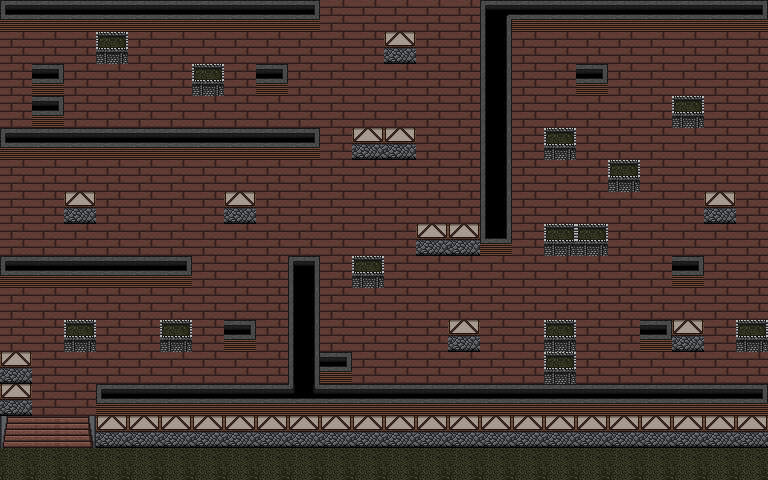

A 2D game scene composited from a Tiled map and its tileset images. What follows is a short description and the map's XML, with every tile layer's data as written:
An orthogonal 24x15 tile map with 32x32 px tiles, 3 tile layers (Background, Wall, entities).

<map version="1.5" tiledversion="1.7.2" orientation="orthogonal" renderorder="right-down" width="24" height="15" tilewidth="32" tileheight="32" infinite="0" nextlayerid="5" nextobjectid="1">
 <editorsettings>
  <export target="level1.lua" format="lua" />
 </editorsettings>
 <tileset firstgid="1" name="indoor" tilewidth="32" tileheight="32" tilecount="136" columns="8">
  <image source="../Buildings/SSCAPTileset/indoor.png" width="256" height="544" />
 </tileset>
 <layer id="1" name="Background" width="24" height="15">
  <data encoding="csv">
49,49,49,49,49,49,49,49,49,49,49,49,49,49,49,49,49,49,49,49,49,49,49,49,
49,49,49,49,49,49,49,49,49,49,49,49,49,49,49,49,49,49,49,49,49,49,49,49,
49,49,49,49,49,49,49,49,49,49,49,49,49,49,49,49,49,49,49,49,49,49,49,49,
49,49,49,49,49,49,49,49,49,49,49,49,49,49,49,49,49,49,49,49,49,49,49,49,
49,49,49,49,49,49,49,49,49,49,49,49,49,49,49,49,49,49,49,49,49,49,49,49,
49,49,49,49,49,49,49,49,49,49,49,49,49,49,49,49,49,49,49,49,49,49,49,49,
49,49,49,49,49,49,49,49,49,49,49,49,49,49,49,49,49,49,49,49,49,49,49,49,
49,49,49,49,49,49,49,49,49,49,49,49,49,49,49,49,49,49,49,49,49,49,49,49,
49,49,49,49,49,49,49,49,49,49,49,49,49,49,49,49,49,49,49,49,49,49,49,49,
49,49,49,49,49,49,49,49,49,49,49,49,49,49,49,49,49,49,49,49,49,49,49,49,
49,49,49,49,49,49,49,49,49,49,49,49,49,49,49,49,49,49,49,49,49,49,49,49,
49,49,49,49,49,49,49,49,49,49,49,49,49,49,49,49,49,49,49,49,49,49,49,49,
49,49,49,49,49,49,49,49,49,49,49,49,49,49,49,49,49,49,49,49,49,49,49,49,
50,51,52,49,49,49,49,49,49,49,49,49,49,49,49,49,49,49,49,49,49,49,49,49,
126,126,126,126,126,126,126,126,126,126,126,126,126,126,126,126,126,126,126,126,126,126,126,126
</data>
 </layer>
 <layer id="2" name="Wall" width="24" height="15">
  <data encoding="csv">
19,3,3,3,3,3,3,3,3,18,0,0,0,0,0,1,3,3,3,3,3,3,3,18,
0,0,0,0,0,0,0,0,0,0,0,0,0,0,0,9,0,0,0,0,0,0,0,0,
0,0,0,0,0,0,0,0,0,0,0,0,0,0,0,9,0,0,0,0,0,0,0,0,
0,0,0,0,0,0,0,0,0,0,0,0,0,0,0,9,0,0,0,0,0,0,0,0,
19,3,3,3,3,3,3,3,3,18,0,0,0,0,0,9,0,0,0,0,0,0,0,0,
0,0,0,0,0,0,0,0,0,0,0,0,0,0,0,9,0,0,0,0,0,0,0,0,
0,0,0,0,0,0,0,0,0,0,0,0,0,0,0,9,0,0,0,0,0,0,0,0,
0,0,0,0,0,0,0,0,0,0,0,0,0,0,0,10,0,0,0,0,0,0,0,0,
19,3,3,3,3,18,0,0,0,11,0,0,0,0,0,0,0,0,0,0,0,0,0,0,
0,0,0,0,0,0,0,0,0,9,0,0,0,0,0,0,0,0,0,0,0,0,0,0,
0,0,0,0,0,0,0,0,0,9,0,0,0,0,0,0,0,0,0,0,0,0,0,0,
0,0,0,0,0,0,0,0,0,9,0,0,0,0,0,0,0,0,0,0,0,0,0,0,
0,0,0,19,3,3,3,3,3,27,3,3,3,3,3,3,3,3,3,3,3,3,3,18,
0,0,0,36,36,36,36,36,36,36,36,36,36,36,36,36,36,36,36,36,36,36,36,36,
0,0,0,0,0,0,0,0,0,0,0,0,0,0,0,0,0,0,0,0,0,0,0,0
</data>
 </layer>
 <layer id="4" name="entities" width="24" height="15">
  <data encoding="csv">
0,0,0,0,0,0,0,0,0,0,0,0,0,0,0,0,0,0,0,0,0,0,0,0,
0,0,0,16,0,0,0,0,0,0,0,0,36,0,0,0,0,0,0,0,0,0,0,0,
0,18,0,0,0,0,16,0,18,0,0,0,0,0,0,0,0,0,18,0,0,0,0,0,
0,18,0,0,0,0,0,0,0,0,0,0,0,0,0,0,0,0,0,0,0,16,0,0,
0,0,0,0,0,0,0,0,0,0,0,36,36,0,0,0,0,16,0,0,0,0,0,0,
0,0,0,0,0,0,0,0,0,0,0,0,0,0,0,0,0,0,0,16,0,0,0,0,
0,0,36,0,0,0,0,36,0,0,0,0,0,0,0,0,0,0,0,0,0,0,36,0,
0,0,0,0,0,0,0,0,0,0,0,0,0,36,36,0,0,16,16,0,0,0,0,0,
0,0,0,0,0,0,0,0,0,0,0,16,0,0,0,0,0,0,0,0,0,18,0,0,
0,0,0,0,0,0,0,0,0,0,0,0,0,0,0,0,0,0,0,0,0,0,0,0,
0,0,16,0,0,16,0,18,0,0,0,0,0,0,36,0,0,16,0,0,18,36,0,16,
36,0,0,0,0,0,0,0,0,0,18,0,0,0,0,0,0,16,0,0,0,0,0,0,
36,0,0,0,0,0,0,0,0,0,0,0,0,0,0,0,0,0,0,0,0,0,0,0,
0,0,0,0,0,0,0,0,0,0,0,0,0,0,0,0,0,0,0,0,0,0,0,0,
0,0,0,0,0,0,0,0,0,0,0,0,0,0,0,0,0,0,0,0,0,0,0,0
</data>
 </layer>
</map>
